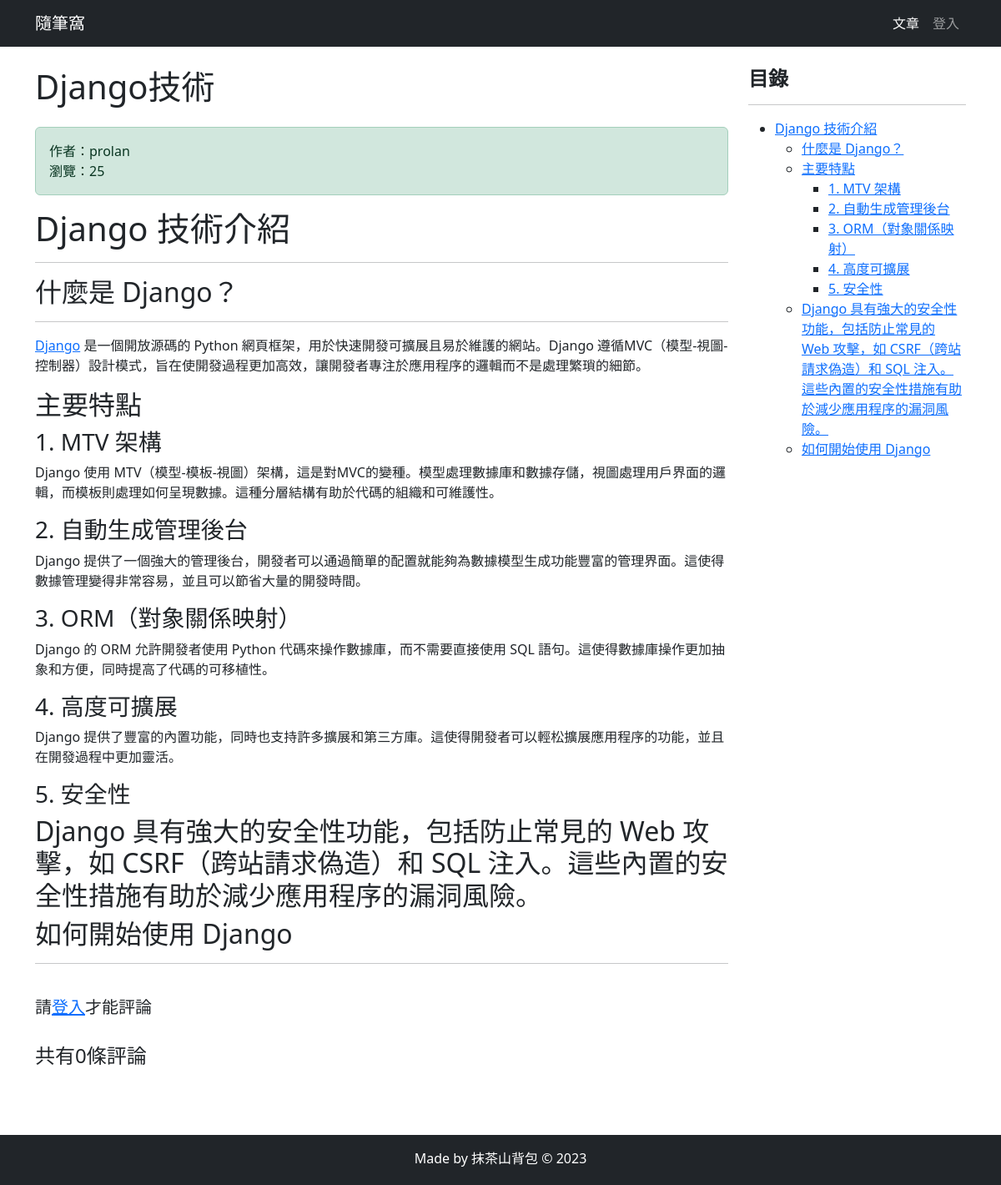
Page /article/article-detail/42/ on the committed database.
### article/models.py (models this page shows, shortened)
class ArticlePost(models.Model):
    author = models.ForeignKey(User, on_delete=models.CASCADE)
    title = models.CharField(max_length=100)
    body = models.TextField()
    created = models.DateTimeField(default=timezone.now)
    updated = models.DateTimeField(auto_now=True)
    column = models.ForeignKey(
        ArticleColumn,
        null=True,
        blank=True,
        on_delete=models.CASCADE,
        related_name='article'
    )
    avatar = models.ImageField(upload_to='article/%Y%m%d/', blank=True)
    total_views = models.PositiveIntegerField(default=0)
    class Meta:
        ordering = ('-created',)
    def save(self, *args, **kwargs):
        article = super(ArticlePost, self).save(*args, **kwargs)
        return article

### article/views.py (the view)
# urls.py: path('article-detail/<int:id>/', views.article_detail, name='article_detail'),
def article_detail(request, id):
    article = ArticlePost.objects.get(id=id)
    comments = Comment.objects.filter(article=id)
    article.total_views += 1
    article.save(update_fields=['total_views'])
    md = markdown.Markdown(
        extensions=[
            'markdown.extensions.extra',
            'markdown.extensions.codehilite',
            'markdown.extensions.toc',
        ]
    )
    article.body = md.convert(article.body)
    context = {'article': article, 'toc': md.toc, 'comments': comments}
    return render(request, 'article/detail.html', context)

### templates/article/detail.html (shortened to what this page needs)
{% extends "base.html" %}
{% load static %}
{% block content %}
<div class="container">
    <div class="row">
        <div class="col-9">
            <h1 class="mt-4 mb-4">{{ article.title }}</h1>
            <div class="alert alert-success">
                <div>
                作者：{{ article.author }}
                </div>
                <div>
                瀏覽：{{ article.total_views }}
                </div>
            </div>
            <div class="col-12">
                <p>{{ article.body|safe }}</p>
            </div>
        <hr>
        {% if user.is_authenticated %}
            <div>
                <form
                    action="{% url 'comment:post_comment' article.id %}"
                    method="POST"
                >
                {% csrf_token %}
                    <div class="form-group">
                        <label for="body">
                            <strong>
                                我也要發言：
                            </strong>
                        </label>
                        <textarea
                            type="text"
                            class="form-control"
                            id="body"
                            name="body"
                            rows="2"></textarea>
                    </div>
                    <br>
                    <button type="submit" class="btn btn-primary ">發送</button>
                </form>
            </div>
            <br>
        {% else %}
            <br>
            <h5 class="justify-content-center">
                請<a href="{% url 'userprofile:login' %}">登入</a>才能評論
            </h5>
            <br>
        {% endif %}
        <h4>共有{{ comments.count }}條評論</h4>
    </div>
        <div class="col-3 mt-4" id="sidebar" class="sidebar">
            <div class="sidebar__inner">
                <h4><strong>目錄</strong></h4>
                <hr>
                <div>
                    {{ toc|safe }}
                </div>
            </div>
        </div>
    </div>
</div>
{% endblock content %}

### templates/base.html (style rules this page uses)
html, body { height: 100%; margin: 0; }

### rows in the picture
ArticlePost: title "Django技術", author "prolan", total_views "25", body "Django 技術介紹 什麼是 Django？ Django 是一個開放源碼的 Python 網頁框架，用於快速開發可擴展且易於維護的網站。Django 遵循MVC（模型-視圖-控制器）設計模式，旨在使開發過程更加高效，讓開發者專注於應用程序的邏輯而不是處理繁瑣的細節。 主要特點 1. MTV 架構 Django 使用 MTV（模型-模板-視圖）架構，這是對MVC的變種。模型處理數據庫和數據存儲，視圖處理用戶界面的邏輯，而模板則處理如何呈現數據。這種分層結構有助於代碼的組織和可維護性。 2. 自動生成管理後台 Django 提供了一個強大的管理後台，開發者可以通過簡單的配置就能夠為數據模型生成功能豐富的管理界面。這使得數據管理變得非常容易，並且可以節省大量的開發時間。 3. ORM（對象關係映射） Django 的 ORM 允許開發者使用 Python 代碼來操作數據庫，而不需要直接使用 SQL 語句。這使得數據庫操作更加抽象和方便，同時提高了代碼的可移植性。 4. 高度可擴展 Django 提供了豐富的內置功能，同時也支持許多擴展和第三方庫。這使得開發者可以輕松擴展應用程序的功能，並且在開發過程中更加靈活。 5. 安全性 Django 具有強大的安全性功能，包括防止常見的 Web 攻擊，如 CSRF（跨站請求偽造）和 SQL 注入。這些內置的安全性措施有助於減少應用程序的漏洞風險。 如何開始使用 Django"

### other values in the picture
{{ comments.count }} "0"
{{ toc|safe }} "Django 技術介紹 什麼是 Django？ 主要特點 1. MTV 架構 2. 自動生成管理後台 3. ORM（對象關係映射） 4. 高度可擴展 5. 安全性 Django 具有強大的安全性功能，包括防止常見的 Web 攻擊，如 CSRF（跨站請求偽造）和 SQL 注入。這些內置的安全性措施有助於減少應用程序的漏洞風險。 如何開始使用 Django"
